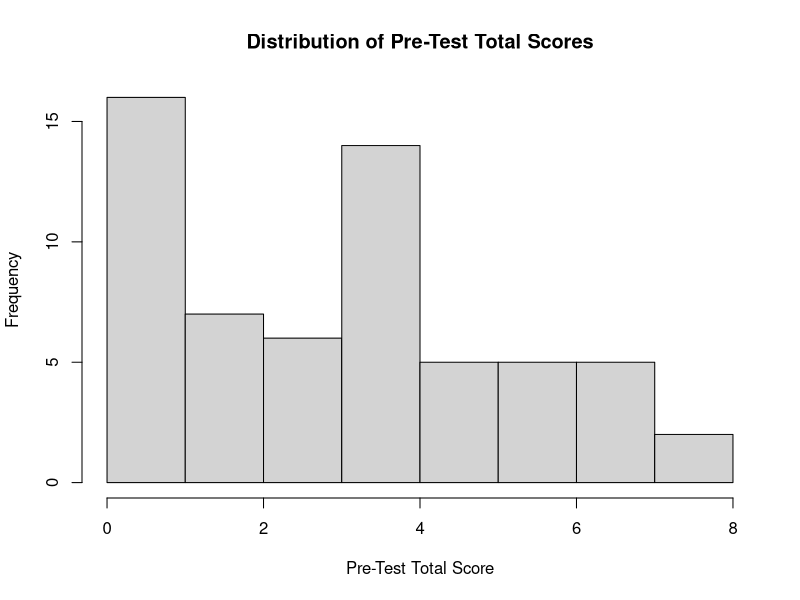
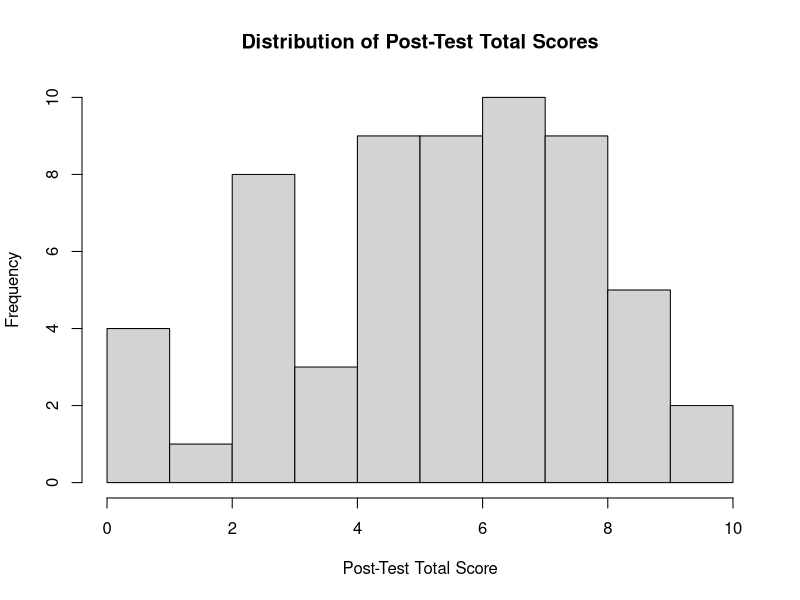
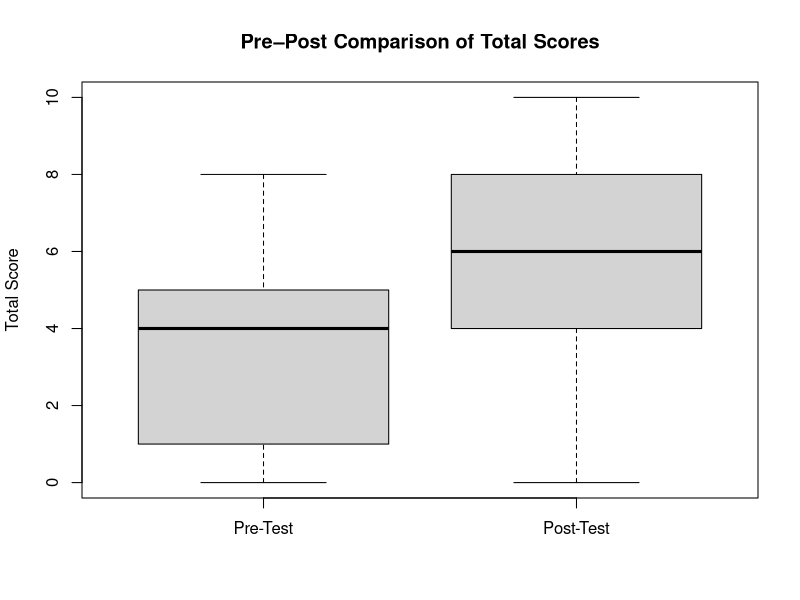

Here is the R script that generated these plots, in order:
## ---- chunk 1
# Import CSV file 
dataset = read.csv("data/practicedata.csv") 

# Preview the first rows of the dataset
head(dataset)

# Check structure (variable types) 
str(dataset) 

# Check total missing values
sum(is.na(dataset))
## ---- chunk 2
# Pre-Test Scores

# Total score (all 10 items)
dataset$pre_total <- rowSums(dataset[, 2:11])

# Domain scores
dataset$pre_HK <- rowSums(dataset[, 2:4])   # Health Knowledge (3 items)

dataset$pre_SR <- rowSums(dataset[, 5:8])   # Statistical Reasoning (4 items)

dataset$pre_RP <- rowSums(dataset[, 9:11])  # Reporting & Publishing (3 items)
## ---- chunk 3
# Post-Test Scores

# Total score (all 10 items)
dataset$post_total <- rowSums(dataset[, 12:21])

# Domain scores
dataset$post_HK <- rowSums(dataset[, 12:14])  # Health Knowledge (3 items)

dataset$post_SR <- rowSums(dataset[, 15:18])  # Statistical Reasoning (4 items)

dataset$post_RP <- rowSums(dataset[, 19:21])  # Reporting & Publishing (3 items)

## ---- chunk 4
# Inspect the new variables
head(dataset[, c("pre_total","post_total",
                 "pre_HK","post_HK",
                 "pre_SR","post_SR",
                 "pre_RP","post_RP")])
## ---- chunk 5
# Install package (run only if not already installed)

#install.packages("psych")

# Load the package
library(psych)
## ---- chunk 6
# Extract item-level responses
pre_data  <- dataset[, 2:11]   # Pre-test items (10)
post_data <- dataset[, 12:21]  # Post-test items (10)
## ---- chunk 7
# Cronbach's alpha for pre-test
alpha_pre <- alpha(pre_data)

# Cronbach's alpha
alpha_pre  <- alpha(pre_data)$total$std.alpha # for pre-test
alpha_post <- alpha(post_data)$total$std.alpha # for post-test

alpha_pre
alpha_post
## ---- chunk 8
# Histogram 

# Pre-test total score distribution
hist(dataset$pre_total,
     breaks = 10,
     main = "Distribution of Pre-Test Total Scores",
     xlab = "Pre-Test Total Score",
     ylab = "Frequency")

# Post-test total score distribution
hist(dataset$post_total,
     breaks = 10,
     main = "Distribution of Post-Test Total Scores",
     xlab = "Post-Test Total Score",
     ylab = "Frequency")
## ---- chunk 9
# Boxplot comparison

boxplot(dataset$pre_total, dataset$post_total,
        names = c("Pre-Test", "Post-Test"),
        main = "Pre–Post Comparison of Total Scores",
        ylab = "Total Score")
## ---- chunk 10
# Shapiro-Wilk normality

# Test for pre-test total scores
shapiro.test(dataset$pre_total)

# Test for post-test total scores
shapiro.test(dataset$post_total)
## ---- chunk 11
# Wilcoxon Signed-Rank Test (Total Scores)

result <- wilcox.test(dataset$post_total,
                      dataset$pre_total,
                      paired = TRUE,
                      conf.int = TRUE,
                      conf.level = 0.95,
                      exact = FALSE)

result
## ---- chunk 12
# Convert Wilcoxon p-value to z-score
z <- qnorm(result$p.value / 2)

# Number of paired observations
N <- length(dataset$pre_total)

# Compute effect size (r)
r <- abs(z) / sqrt(N)

r
## ---- chunk 13
# Health Knowledge Domain

result_HK <- wilcox.test(dataset$post_HK,
                         dataset$pre_HK,
                         paired = TRUE,
                         conf.int = TRUE,
                         conf.level = 0.95,
                         exact = FALSE)

result_HK
## ---- chunk 14
# Statistical Reasoning Domain

result_SR <- wilcox.test(dataset$post_SR,
                         dataset$pre_SR,
                         paired = TRUE,
                         conf.int = TRUE,
                         conf.level = 0.95,
                         exact = FALSE)

result_SR
## ---- chunk 15
# Reporting & Publishing Domain

result_RP <- wilcox.test(dataset$post_RP,
                         dataset$pre_RP,
                         paired = TRUE,
                         conf.int = TRUE,
                         conf.level = 0.95,
                         exact = FALSE)

result_RP
## ---- chunk 16
# Effect Size: Health Knowledge (HK)

z_HK <- qnorm(result_HK$p.value / 2)   # Convert Wilcoxon p-value to z-score

r_HK <- abs(z_HK) / sqrt(N)            # Compute effect size

r_HK
## ---- chunk 17
# Effect Size: Statistical Reasoning (SR)

z_SR <- qnorm(result_SR$p.value / 2)   # Convert Wilcoxon p-value to z-score

r_SR <- abs(z_SR) / sqrt(N)            # Compute effect size

r_SR
## ---- chunk 18
# Effect Size: Reporting & Publishing (RP)

z_RP <- qnorm(result_RP$p.value / 2)   # Convert Wilcoxon p-value to z-score

r_RP <- abs(z_RP) / sqrt(N)            # Compute effect size

r_RP
